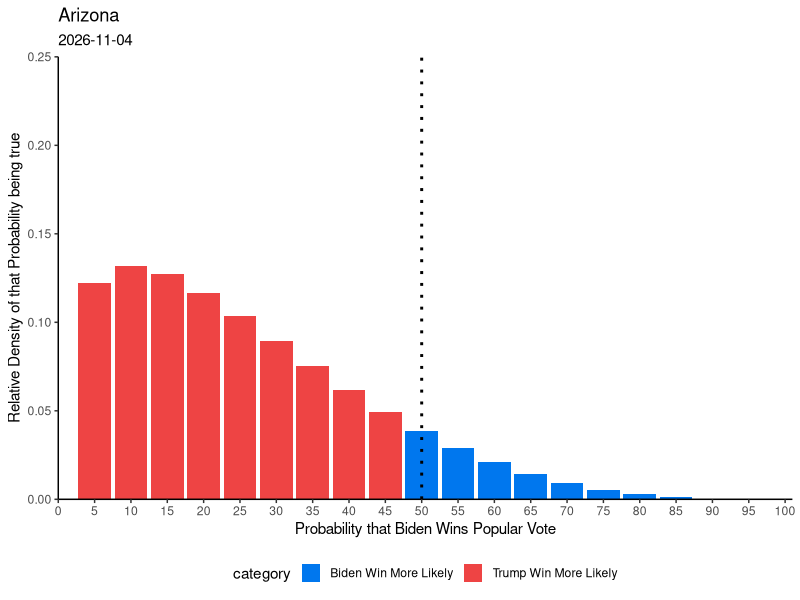
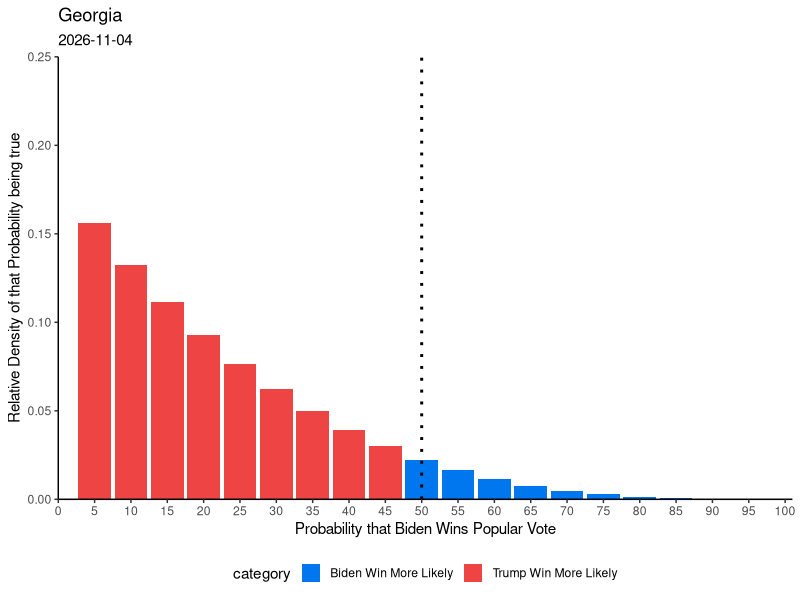
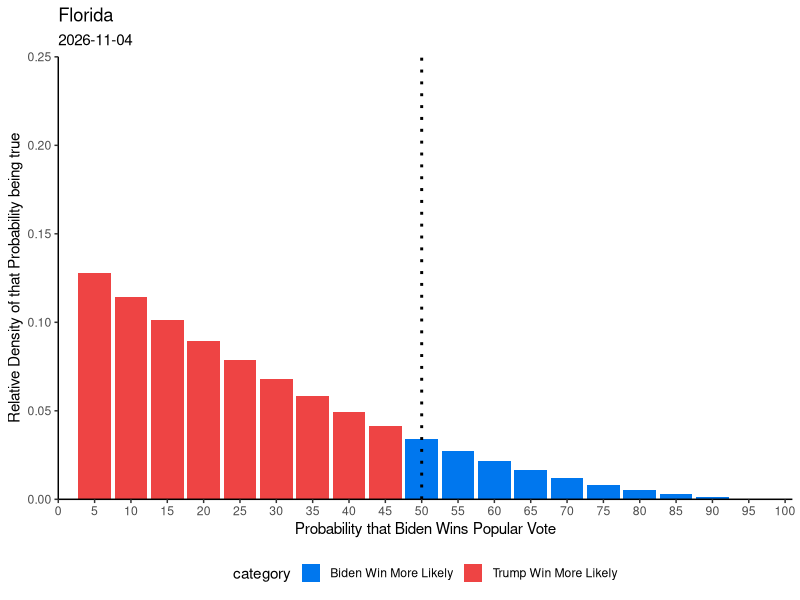
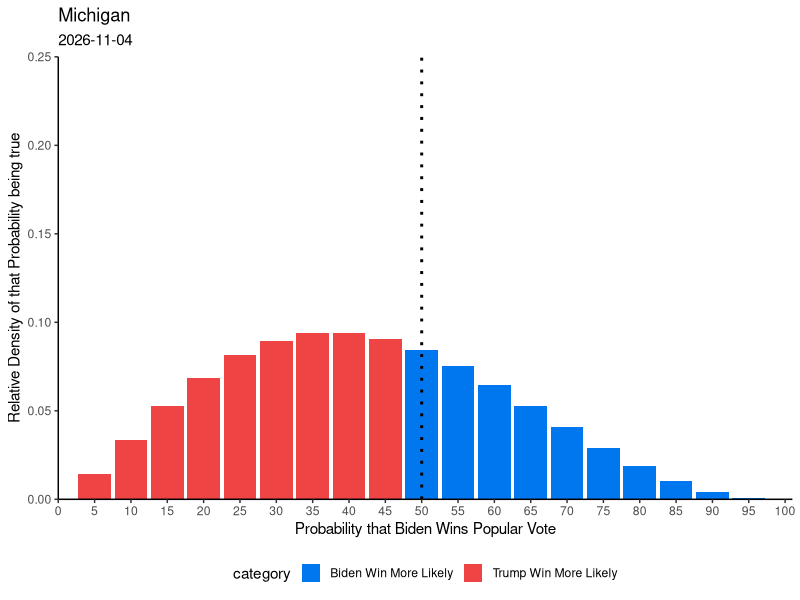
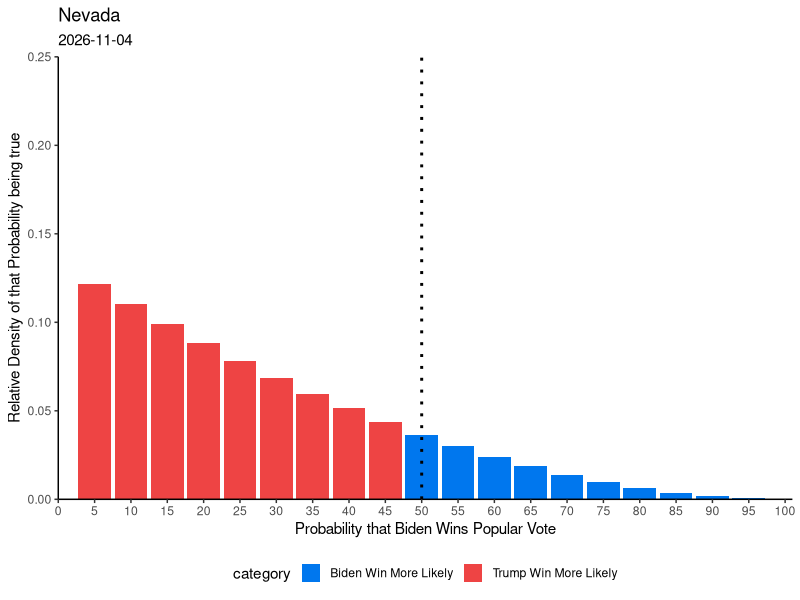
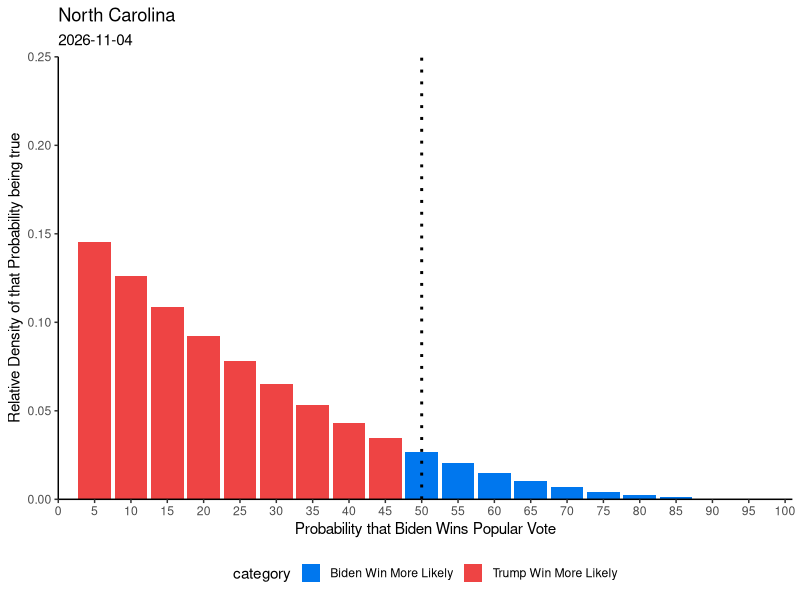
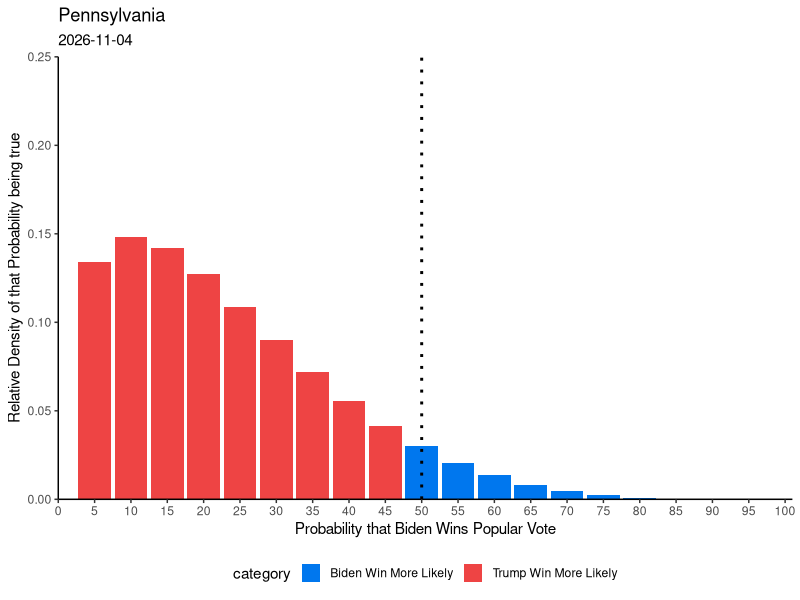
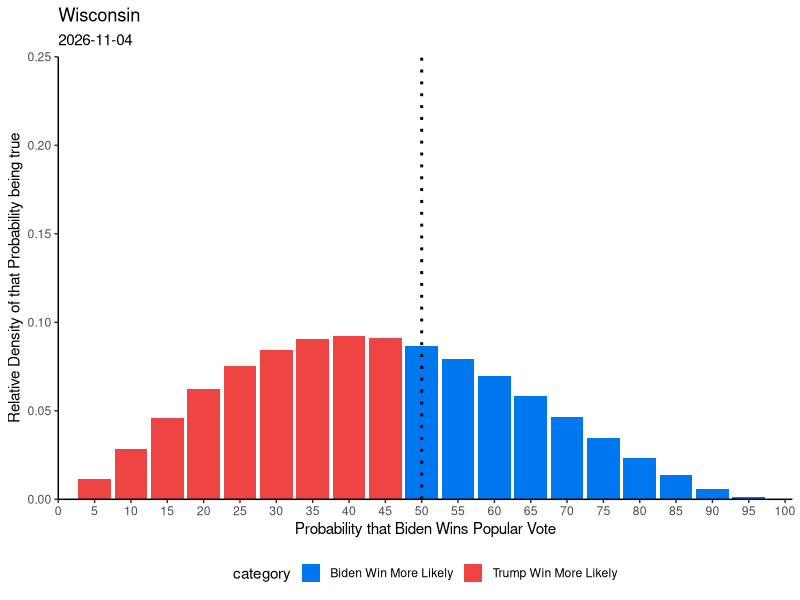

The R script that drew these images, in order:
library(data.table)
library(ggplot2)


state_plots <- function(state, date, data, w, l){

  data$density <- data$p**w*(1-data$p)**l# * factorial(w+l+1)/(factorial(w)*factorial(l))
  data$density <- data$density / sum(data$density)
  data$category <- fifelse(data$p < 0.5, "Trump Win More Likely", "Biden Win More Likely")
  data$category <- as.character(data$category)

  # max value
  # data[order(-ways)][1,1]


  # plotting
  g <- ggplot(data, aes(x=as.integer(p*100), y=density))+
  geom_col(aes(fill=category), size=1.5)+
  scale_fill_manual(values=c(
    "Trump Win More Likely"="#ee4444",
    "Biden Win More Likely"="#0077ee"
  ))+
  #geom_vline(xintercept = as.numeric(data[order(-density)][1,1]), linetype="dotted", color="#666666", size=1)+
  geom_vline(xintercept = 50, color="#000000", size=1, linetype="dotted")+
  theme_bw()+
  xlab("Probability that Biden Wins Popular Vote")+
  ylab("Relative Density of that Probability being true")+
  theme(legend.position = "bottom")+
  scale_x_continuous(breaks=seq(0,100,5),expand = c(0,0), limits=c(0,101))+
  scale_y_continuous(expand=c(0,0), limits=c(0,0.25))+
  theme(axis.line = element_line(color='black'),
        plot.background = element_blank(),
        panel.grid.major = element_blank(),
        panel.grid.minor = element_blank(),
        panel.border = element_blank())+
  labs(title=state, subtitles=date)
  #ggsave(filename = paste(state, date,'png'), g)
  g
}

date <- Sys.Date()

data <- data.table(p=c(0:20)/20)

sd <- fread("states.csv")

state_plots(       "Arizona", date, data, as.numeric(sd[1,2]), as.numeric(sd[1,3]))
ggsave(paste("Arizona", date, ".png"))

state_plots(       "Georgia", date, data, as.numeric(sd[3,2]), as.numeric(sd[1,3]))
ggsave(paste("Georgia", date, ".png"))

state_plots(       "Florida", date, data, as.numeric(sd[2,2]), as.numeric(sd[2,3]))
ggsave(paste("Florida", date, ".png"))

state_plots(     "Michigan", date, data, as.numeric(sd[4,2]), as.numeric(sd[4,3]))
ggsave(paste("Michigan", date, ".png"))

state_plots(        "Nevada", date, data, as.numeric(sd[5,2]), as.numeric(sd[5,3]))
ggsave(paste("Nevada", date, ".png"))

state_plots("North Carolina", date, data, as.numeric(sd[6,2]), as.numeric(sd[6,3]))
ggsave(paste("North Carolina", date, ".png"))

state_plots(  "Pennsylvania", date, data, as.numeric(sd[7,2]), as.numeric(sd[7,3]))
ggsave(paste("Pennsylvania", date, ".png"))

state_plots(     "Wisconsin", date, data, as.numeric(sd[8,2]), as.numeric(sd[8,3]))
ggsave(paste("Wisconsin", date, ".png"))
